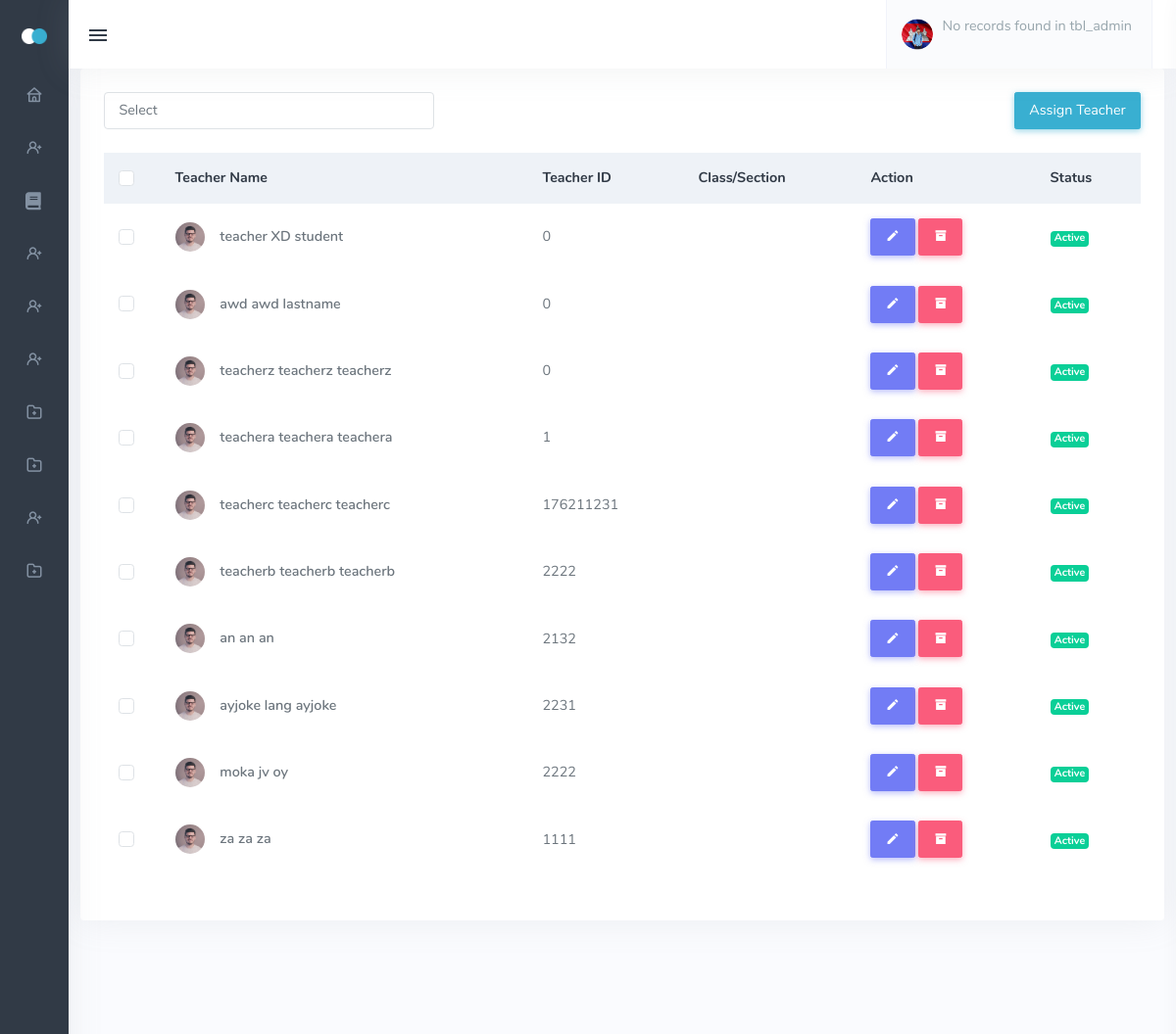
Screenshot of /admin_assign_teacher_class.php (signed in) with the database file from the repository.
### tables this page shows
CREATE TABLE `tbl_teachers` (
  `teacher_id` bigint(11) NOT NULL,
  `user_id` int(11) NOT NULL,
  `credentials_id` int(11) NOT NULL,
  `address_id` int(11) NOT NULL,
  `level_id` int(11) NOT NULL,
  `status_id` int(11) NOT NULL,
  `account_id` int(11) NOT NULL,
  `valid_id` int(11) NOT NULL
);

CREATE TABLE `tbl_userinfo` (
  `user_id` int(11) NOT NULL,
  `firstname` varchar(244) NOT NULL,
  `middlename` varchar(244) NOT NULL,
  `lastname` varchar(244) NOT NULL,
  `birthday` date NOT NULL,
  `gender` varchar(244) NOT NULL
);

### admin_assign_teacher_class.php (the view, shortened to what this page needs)
<!DOCTYPE html>
<html lang="en" class="menuitem-active">
<head>
    <link href="assets/css/icons.min.css" rel="stylesheet" type="text/css">
    <link href="assets/css/app.min.css" rel="stylesheet" type="text/css" id="light-style">
    <link href="assets/css/app-dark.min.css" rel="stylesheet" type="text/css" id="dark-style" disabled="disabled">
    <link rel="stylesheet" href="https://cdnjs.cloudflare.com/ajax/libs/font-awesome/5.15.3/css/all.min.css">
    <link href="assets/css/vendor/quill.core.css" rel="stylesheet" type="text/css" />
    <link href="assets/css/vendor/quill.snow.css" rel="stylesheet" type="text/css" />
</head>
<body class="show"
    data-layout-config="{&quot;leftSideBarTheme&quot;:&quot;dark&quot;,&quot;layoutBoxed&quot;:false, &quot;leftSidebarCondensed&quot;:false, &quot;leftSidebarScrollable&quot;:false,&quot;darkMode&quot;:false, &quot;showRightSidebarOnStart&quot;: false}"
    data-leftbar-theme="dark" data-leftbar-compact-mode="condensed" style="visibility: visible;">
    <div class="wrapper">
        <div class="leftside-menu menuitem-active">
            <a href="index.html" class="logo text-center logo-light">
                <span class="logo-sm">
                    <img src="assets/images/logo_sm.png" alt="" height="16">
                </span>
            </a>
            <div class="h-100 show" id="leftside-menu-container" data-simplebar="init">
                <div class="simplebar-wrapper" style="margin: 0px;">
                    <div class="simplebar-mask">
                        <div class="simplebar-offset" style="right: 0px; bottom: 0px;">
                            <div class="simplebar-content-wrapper" style="height: 100%; overflow: hidden;">
                                <div class="simplebar-content" style="padding: 0px;">
                                <ul class="side-nav">
<li class="side-nav-item">
    <a href="admin_dashboard.php" class="side-nav-link">
        <i class="uil-home"></i>
    </a>
</li>
<li class="side-nav-item">
    <a data-bs-toggle="collapse" href="#sidebarDashboards" aria-expanded="false"
        aria-controls="sidebarDashboards" class="side-nav-link collapsed">
        <i class="uil-user-plus"></i>
    </a>
</li>
<li class="side-nav-item">
    <a href="admin_manage_lesson.php" class="side-nav-link">
        <i class="fa fa-book"></i>
    </a>
</li>
<li class="side-nav-item">
    <a data-bs-toggle="collapse" href="#sidebarDashboardsLessons"
        aria-expanded="false" aria-controls="sidebarDashboards"
        class="side-nav-link collapsed">
        <i class="uil-user-plus"></i>
    </a>
</li>
<li class="side-nav-item">
    <a data-bs-toggle="collapse" href="#sidebarquiz"
        aria-expanded="false" aria-controls="sidebarquiz"
        class="side-nav-link collapsed">
        <i class="uil-user-plus"></i>
    </a>
</li>
<li class="side-nav-item">
    <a href="admin_assign_lesson_to_teacher.php " class="side-nav-link">
        <i class="uil-user-plus"></i>
    </a>
</li>
<li class="side-nav-item">
    <a data-bs-toggle="collapse" href="#sidebarclass" aria-expanded="false"
        aria-controls="sidebarclass" class="side-nav-link">
        <i class="uil-folder-plus"></i>
    </a>
</li>
<li class="side-nav-item">
    <a data-bs-toggle="collapse" href="#sidebarArea" aria-expanded="false"
        aria-controls="sidebarArea" class="side-nav-link">
        <i class="uil-folder-plus"></i>
    </a>
</li>
<li class="side-nav-item">
    <a href="#" class="side-nav-link">
        <i class="uil-user-plus"></i>
    </a>
</li>
<li class="side-nav-item">
    <a data-bs-toggle="collapse" href="#sidebarEmail" aria-expanded="false"
        aria-controls="sidebarEmail" class="side-nav-link">
        <i class="uil-folder-plus"></i>
    </a>
</li>
</ul>
                                </div>
                            </div>
                        </div>
                    </div>
                    <div class="simplebar-placeholder" style="width: 70px; height: 1150px;"></div>
                </div>
            </div>
        </div>
        <div class="content-page">
            <div class="content">
                    <div class="navbar-custom">
                    <ul class="list-unstyled topbar-menu float-end mb-0">
                        <li class="dropdown notification-list">
                            <a class="nav-link dropdown-toggle nav-user arrow-none me-0" data-bs-toggle="dropdown"
                                href="#" role="button" aria-haspopup="false" aria-expanded="false">
                                <span class="account-user-avatar">
                                    <img src="assets/images/users/avatar-1.jpg" alt="user-image" class="rounded-circle">
                                </span>
                                <span>
                                    <?php
                                    include 'dbcon.php';
                                    if (isset($_SESSION['user_id'])) {
                                        $user_id = $_SESSION['user_id'];
                                        $sql = "SELECT tbl_userinfo.user_id, tbl_userinfo.firstname, tbl_userinfo.middlename, tbl_userinfo.lastname, tbl_user_level.level
                                                    FROM tbl_admin
                                                    JOIN tbl_userinfo ON tbl_admin.user_id = tbl_userinfo.user_id
                                                    JOIN tbl_user_level ON tbl_admin.level_id = tbl_user_level.level_id
                                                    WHERE tbl_user_level.level = 'ADMIN' AND tbl_userinfo.user_id = '$user_id'
                                                    LIMIT 1;";
                                        $result = mysqli_query($conn, $sql);
                                        if ($result && mysqli_num_rows($result) > 0) {
                                            $row = mysqli_fetch_assoc($result);
                                            ?>
                                            <span class="account-user-name"><?php echo $row['firstname'] . ' ' . $row['lastname'] . ' ' . $row['lastname']; ?></span>
                                            <span class="account-position"><?php echo $row['level']; ?></span>
                                            <?php
                                        } else {
                                            echo "No records found in tbl_admin";
                                        }
                                    } else {
                                        echo "No user ID provided";
                                    }
                                    ?>
                                </span>
                            </a>
                        </li>
                    </ul>
                    <button class="button-menu-mobile open-left">
                        <i class="mdi mdi-menu"></i>
                    </button>
                </div>
        <div class="row">
          <div class="col-12">
            <div class="card">
              <div class="card-body">
                <div class="row mb-2">
                  <div class="col-sm-4">
                    <select class="form-control select2" data-toggle="select2">
                      <option>Select</option>
                    </select>
                  </div>
                  <div class="col-sm-8">
                    <div class="text-sm-end">
                    <button type="button" class="btn btn-info mb-2" data-bs-toggle="modal" data-bs-target="#assignTeacherModal">Assign Teacher</button>
                    </div>
                  </div>
                </div>
                <div class="table-responsive">
                  <table class="table table-centered table-borderless table-hover w-100 dt-responsive nowrap" id="products-datatable">
                    <thead class="table-light">
                      <tr>
                        <th style="width: 20px;">
                          <div class="form-check">
                            <input type="checkbox" class="form-check-input" id="customCheck1">
                            <label class="form-check-label" for="customCheck1">&nbsp;</label>
                          </div>
                        </th>
                        <th>Teacher Name</th>
                        <th>Teacher ID</th>
                        <th>Class/Section</th>
                        <th>Action</th>
                        <th>Status</th>
                      </tr>
                    </thead>
                    <tbody>
                    <?php
                    include 'dbcon.php';
                    $sql = "SELECT tbl_teachers.teacher_id, tbl_userinfo.user_id, tbl_userinfo.firstname, tbl_userinfo.middlename, tbl_userinfo.lastname,
                    tbl_usercredentials.email, tbl_usercredentials.contact, tbl_user_level.level, tbl_user_status.status
                FROM tbl_teachers
                JOIN tbl_userinfo ON tbl_teachers.user_id = tbl_userinfo.user_id
                JOIN tbl_usercredentials ON tbl_teachers.credentials_id = tbl_usercredentials.usercredentials_id
                JOIN tbl_user_level ON tbl_teachers.level_id = tbl_user_level.level_id
                JOIN tbl_user_status ON tbl_teachers.status_id = tbl_user_status.status_id
                WHERE tbl_user_level.level = 'TEACHER' AND tbl_user_status.status = 1";
                    $result = mysqli_query($conn, $sql);
                    if ($result && mysqli_num_rows($result) > 0) {
                        while ($row = mysqli_fetch_assoc($result)) {
                            ?>
                            <tr>
                             <td>
                            <div class="form-check">
                            <input type="checkbox" class="form-check-input" id="customCheck2">
                            <label class="form-check-label" for="customCheck2">&nbsp;</label>
                             </div>
                             </td>
                           <td class="table-user">
                           <img src="assets/images/users/avatar-4.jpg" alt="table-user" class="me-2 rounded-circle">
                           <a href="javascript:void(0);" class="text-body fw-semibold">
                           <?php echo $row['firstname'] . ' ' . $row['middlename'] . ' ' . $row['lastname'] ?>
                           </a>
                           </td>
                           <td>
                           <?php echo $row['teacher_id'] ?>
                           </td>
                           <td>
                            </td>
                            <td>
                                          <a href="admin_edit_teacher_acc.php?user_id=<?php echo $row['user_id'] ?>">
                                              <button type="button" class="btn btn-primary"><i class="mdi mdi-pencil"></i> </button>
                                          </a>
                                          <a href="admin_teacher_deactivate.php?teacher_id=<?php echo $row['teacher_id'] ?>" class="decline">
                                              <button type="button" class="btn btn-danger"><i class="mdi mdi-archive"></i> </button>
                                          </a>
                                          </td>
                            <td>
                            <?php
                            if ($row['status'] == 1) {
                                ?>
                                <span class="badge bg-success">Active</span>
                                <?php
                            } else {
                                ?>
                                    <span class="badge bg-warning">Inactive</span>
                                    <?php
                            }
                            ?>
                            </td>
                            </tr>
                            <?php
                        }
                    }
                    ?>
                    </tbody>
                  </table>
                </div>
              </div>
            </div>
          </div>
        </div>
</body>
</html>

### rows the page displays
tbl_teachers: user_id.firstname "teacher", user_id.middlename "XD", user_id.lastname "student", teacher "0"
tbl_teachers: user_id.firstname "awd", user_id.middlename "awd", user_id.lastname "lastname", teacher "0"
tbl_teachers: user_id.firstname "teacherz", user_id.middlename "teacherz", user_id.lastname "teacherz", teacher "0"
tbl_teachers: user_id.firstname "teachera", user_id.middlename "teachera", user_id.lastname "teachera", teacher "1"
tbl_teachers: user_id.firstname "teacherc", user_id.middlename "teacherc", user_id.lastname "teacherc", teacher "176211231"
tbl_teachers: user_id.firstname "teacherb", user_id.middlename "teacherb", user_id.lastname "teacherb", teacher "2222"
tbl_teachers: user_id.firstname "an", user_id.middlename "an", user_id.lastname "an", teacher "2132"
tbl_teachers: user_id.firstname "ayjoke", user_id.middlename "lang", user_id.lastname "ayjoke", teacher "2231"
tbl_teachers: user_id.firstname "moka", user_id.middlename "jv", user_id.lastname "oy", teacher "2222"
tbl_teachers: user_id.firstname "za", user_id.middlename "za", user_id.lastname "za", teacher "1111"
